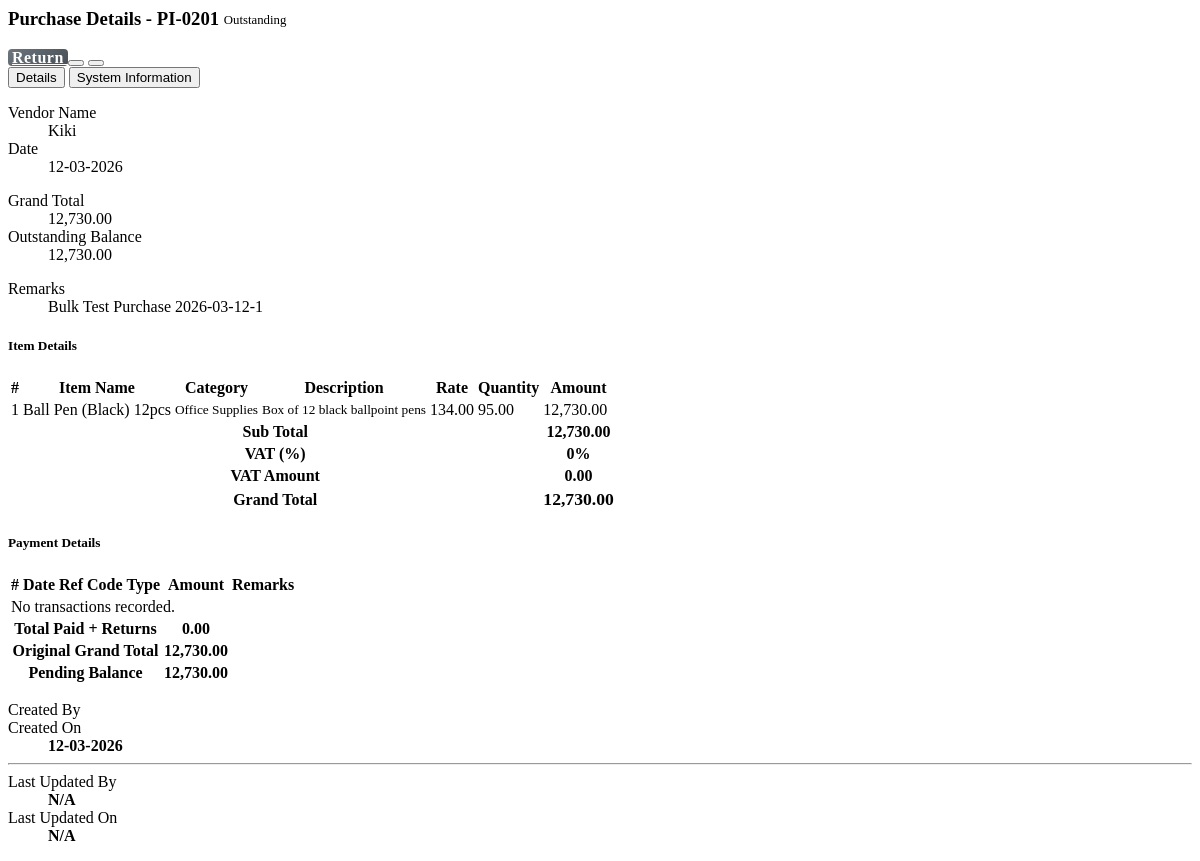
Page /admin/modules/transactions/purchases/view_purchase.php?id=1 on the committed database.
### tables this page shows
CREATE TABLE `transaction_items` (
  `id` int(30) NOT NULL AUTO_INCREMENT,
  `transaction_id` int(30) NOT NULL,
  `item_id` int(30) NOT NULL,
  `quantity` float NOT NULL DEFAULT 0,
  `unit_price` float NOT NULL DEFAULT 0,
  `mrp` float NOT NULL DEFAULT 0,
  `cost_price` float NOT NULL DEFAULT 0,
  `total_price` float NOT NULL DEFAULT 0,
  `profit` float NOT NULL DEFAULT 0,
  `date_created` datetime NOT NULL DEFAULT current_timestamp(),
  PRIMARY KEY (`id`),
  KEY `transaction_id` (`transaction_id`),
  KEY `item_id` (`item_id`)
);

CREATE TABLE `item_list` (
  `id` int(30) NOT NULL AUTO_INCREMENT,
  `name` varchar(255) NOT NULL,
  `description` text DEFAULT NULL,
  `category_id` int(30) DEFAULT NULL,
  `vendor_id` int(30) DEFAULT NULL,
  `unit` varchar(50) DEFAULT NULL,
  `cost` float NOT NULL DEFAULT 0,
  `selling_price` float NOT NULL DEFAULT 0,
  `mrp` float NOT NULL DEFAULT 0,
  `opening_cost` float NOT NULL DEFAULT 0,
  `average_cost` float NOT NULL DEFAULT 0,
  `reorder_level` float NOT NULL DEFAULT 0,
  `tax_type` tinyint(1) NOT NULL DEFAULT 1 COMMENT '1=Taxable,0=Non-Taxable',
  `quantity` float NOT NULL DEFAULT 0,
  `image_path` text DEFAULT NULL,
  `status` tinyint(1) NOT NULL DEFAULT 1,
  `date_created` datetime NOT NULL DEFAULT current_timestamp(),
  `date_updated` datetime DEFAULT NULL ON UPDATE current_timestamp(),
  PRIMARY KEY (`id`),
  KEY `category_id` (`category_id`),
  KEY `vendor_id` (`vendor_id`),
  KEY `name` (`name`),
  KEY `status` (`status`),
  KEY `name_2` (`name`)
);

CREATE TABLE `category_list` (
  `id` int(30) NOT NULL AUTO_INCREMENT,
  `name` varchar(250) NOT NULL,
  `description` text DEFAULT NULL,
  `status` tinyint(1) NOT NULL DEFAULT 1 COMMENT '1=Active,0=Inactive',
  `date_created` datetime NOT NULL DEFAULT current_timestamp(),
  `date_updated` datetime DEFAULT NULL ON UPDATE current_timestamp(),
  `created_by` int(30) DEFAULT NULL,
  `updated_by` int(30) DEFAULT NULL,
  `ip_address` varchar(50) DEFAULT NULL,
  PRIMARY KEY (`id`),
  KEY `name` (`name`),
  KEY `status` (`status`)
);

### admin/modules/transactions/purchases/view_purchase.php (the view, shortened to what the rows shown need)
<?php
$id = $_GET['id'] ?? null;
$calc_total = $conn->query("SELECT SUM(total_price) as total FROM transaction_items WHERE transaction_id = '{$id}'")->fetch_assoc()['total'] ?? 0;
if($calc_total > $total_amount){
    $amount = $calc_total;
} else {
    $amount = isset($total_amount) ? floatval($total_amount) : 0;
}
$total_paid = $conn->query("SELECT COALESCE(SUM(total_amount), 0) as paid FROM `transactions` WHERE parent_id = '{$id}' AND type = 'payment'")->fetch_assoc()['paid'] ?? 0;
$total_returned = $conn->query("SELECT COALESCE(SUM(total_amount), 0) as returned FROM `transactions` WHERE parent_id = '{$id}' AND type = 'return'")->fetch_assoc()['returned'] ?? 0;
$balance = floatval($amount) + floatval($tax ?? 0) - floatval($total_paid) - floatval($total_returned);
?>
<div class="container-fluid">
    <div class="card card-outline card-primary shadow rounded-0">
        <div class="card-body">
            <div class="tab-content pt-3" id="nav-tabContent">
                <div class="tab-pane fade show active" id="nav-details" role="tabpanel" aria-labelledby="nav-details-tab">
                    <div id="print_out">
                        <table class="table table-sm table-bordered table-striped">
                            <thead>
                                <tr class="bg-navy">
                                    <th class="text-center">#</th>
                                    <th>Item Name</th>
                                    <th>Category</th>
                                    <th>Description</th>
                                    <th class="text-right">Rate</th>
                                    <th class="text-center">Quantity</th>
                                    <th class="text-right">Amount</th>
                                </tr>
                            </thead>
                            <tbody>
                                <?php
                                $i = 1;
                                $items = $conn->query("SELECT ti.*, i.name as item_name, i.description, c.name as category
                                                      FROM `transaction_items` ti
                                                      INNER JOIN item_list i ON ti.item_id = i.id
                                                      LEFT JOIN category_list c ON i.category_id = c.id
                                                      WHERE ti.transaction_id = '{$id}'");
                                while($row = $items->fetch_assoc()):
                                ?>
                                <tr>
                                    <td class="text-center"><?php echo $i++ ?></td>
                                    <td><?php echo htmlspecialchars($row['item_name'] ?? '') ?></td>
                                    <td><small><?php echo htmlspecialchars($row['category'] ?? 'N/A') ?></small></td>
                                    <td><small class="truncate-2"><?php echo htmlspecialchars($row['description'] ?? '') ?></small></td>
                                    <td class="text-right"><?php echo number_format($row['unit_price'], 2) ?></td>
                                    <td class="text-center"><?php echo number_format($row['quantity'], 2) ?></td>
                                    <td class="text-right font-weight-bold"><?php echo number_format($row['total_price'], 2) ?></td>
                                </tr>
                                <?php endwhile; ?>
                            </tbody>
                            <tfoot>
                                <tr>
                                    <th colspan="6" class="text-right">Sub Total</th>
                                    <th class="text-right"><?php echo number_format($amount, 2) ?></th>
                                </tr>
                                <tr>
                                    <th colspan="6" class="text-right">VAT (%)</th>
                                    <th class="text-right text-info"><?php echo floatval($tax_perc ?? 0) ?>%</th>
                                </tr>
                                <tr>
                                    <th colspan="6" class="text-right">VAT Amount</th>
                                    <th class="text-right text-info"><?php echo number_format(floatval($tax ?? 0), 2) ?></th>
                                </tr>
                                <tr class="bg-light">
                                    <th colspan="6" class="text-right">Grand Total</th>
                                    <th class="text-right" style="font-weight: bold; font-size: 1.1em;"><?php echo number_format(floatval($amount ?? 0) + floatval($tax ?? 0), 2) ?></th>
                                </tr>
                            </tfoot>
                        </table>
                        <div class="row mt-4 px-2">
                            <div class="col-md-12">
                                <table class="table table-bordered table-striped table-sm">
                                        <thead>
                                            <tr class="bg-navy">
                                                <th class="text-center">#</th>
                                                <th>Date</th>
                                                <th>Ref Code</th>
                                                <th>Type</th>
                                                <th class="text-right">Amount</th>
                                                <th>Remarks</th>
                                            </tr>
                                        </thead>
                                        <tfoot>
                                            <tr>
                                                <th colspan="4" class="text-right text-muted">Total Paid + Returns</th>
                                                <th class="text-right font-weight-bold"><?php echo number_format(floatval($total_paid) + floatval($total_returned), 2) ?></th>
                                                <th></th>
                                            </tr>
                                            <tr>
                                                <th colspan="4" class="text-right text-primary">Original Grand Total</th>
                                                <th class="text-right font-weight-bold text-primary"><?php echo number_format(floatval($amount) + floatval($tax ?? 0), 2) ?></th>
                                                <th></th>
                                            </tr>
                                            <tr>
                                                <th colspan="4" class="text-right text-danger">Pending Balance</th>
                                                <th class="text-right font-weight-bold text-danger"><?php echo number_format($balance, 2) ?></th>
                                                <th></th>
                                            </tr>
                                        </tfoot>
                                </table>
                            </div>
                        </div>
                    </div>
                </div>
            </div>
        </div>
    </div>
</div>

### rows in the picture
transaction_items: item_list.name "Ball Pen (Black) 12pcs", category_list.name "Office Supplies", item_list.description "Box of 12 black ballpoint pens", unit_price "134.00", quantity "95.00", total_price "12,730.00"

### other values in the picture
$po_code "PI-0201"
$status_label "Outstanding"
$vendor_name "Kiki"
date("d-m-Y", strtotime($date_created)) "12-03-2026"
floatval($amount ?? 0) + floatval($tax ?? 0) "12,730.00"
$balance "12,730.00"
$remarks "Bulk Test Purchase 2026-03-12-1"
$amount "12,730.00"
$tax_perc "0"
$tax "0.00"
floatval($total_paid) + floatval($total_returned) "0.00"
floatval($amount) + floatval($tax ?? 0) "12,730.00"
$updater "N/A"
